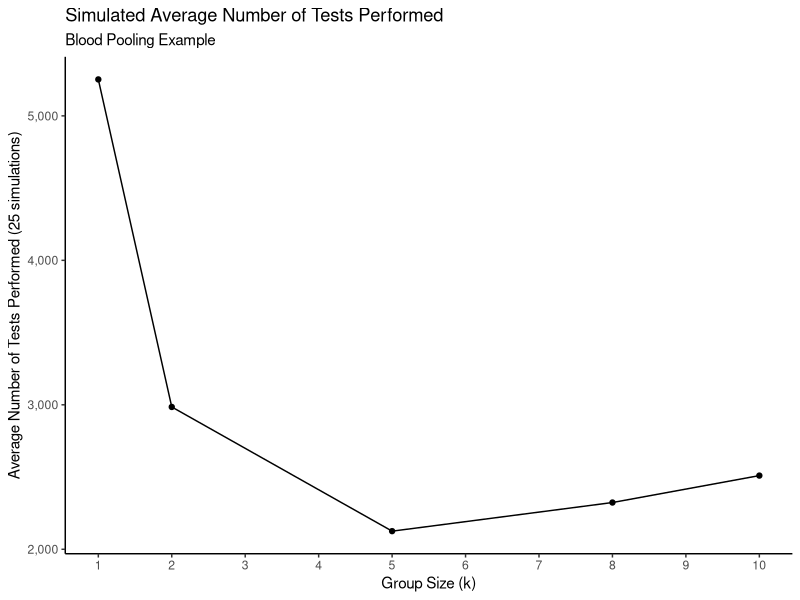

Generate this figure with R:
## ---- chunk 1
knitr::opts_chunk$set(echo = TRUE)
## ---- chunk 2
# Load the tidyverse packages
suppressMessages({
  suppressWarnings({
    library(tidyverse)
  })
})
## ---- chunk 3

# Function to perform one experiment
perform_one_experiment_basic <- function(k,N=5000,p=0.05) {
  n <- N / k
  
  # Simulate the population
  popsim <- numeric(N)
  for (i in 1:N) {
    popsim[i] <- rbinom(n = 1,size = 1,prob = p)
  }
  
  # Group them
  groups <- rep(1:n,k)
  
  # Check the disease status of each group
  any_diseased <- numeric(n)
  for (i in 1:N) {
    if (popsim[i] == 1) {
      any_diseased[groups[i]] <- 1
    }
  }
  
  # Count the number of tests performed
  numtests <- 0
  for (i in 1:n) {
    if (any_diseased[i] == 1) {
      numtests <- numtests + (k + 1)
    }
    else {
      numtests <- numtests + 1
    }
  }
  numtests
}

perform_one_experiment_basic(5)



## ---- chunk 4
# Function to check inputs: same as above
# Function to perform one experiment
perform_one_experiment_advanced <- function(k,N=5000,p=0.05) {
  n <- N / k
  data_frame(disease = rbinom(N,1,p),
             group = rep(1:n,k)) %>%
    group_by(group) %>%
    summarize(disease = max(disease)) %>%
    mutate(numtests = k*disease + 1) %>%
    summarize(numtests = sum(numtests)) %>%
    pull(numtests)
}

perform_one_experiment_advanced(5)

## ---- chunk 5
# Two functions to perform B experiments for fixed k and average the result
# 
# Basic
perform_B_experiments_basic <- function(B,k,N=5000,p=0.05) {
  results <- numeric(B)
  for (i in 1:B) {
    results[i] <- perform_one_experiment_basic(k,N,p)
  }
  mean(results)
}

perform_B_experiments_basic(25,5)

# Advanced
perform_B_experiments_advanced <- function(B,k,N=5000,p=0.05) {
  map(1:B,~perform_one_experiment_advanced(k,N,p)) %>%
    reduce(c) %>%
    mean()
}

perform_B_experiments_advanced(25,5)

## ---- chunk 6
# Simulate for valid values of k from 1 to 10:
sim_results <- numeric(5)
k_to_do <- c(1,2,5,8,10)
for (i in 1:length(k_to_do)) {
  sim_results[i] <- perform_B_experiments_basic(25,k_to_do[i])
}
# ggplot needs its input to be a data_frame
sim_results <- data_frame(k = k_to_do,numtests_sim = sim_results)


# Or...
sim_results <- c(1,2,5,8,10) %>%
  map(~data_frame(k = .x,numtests_sim = perform_B_experiments_advanced(25,.x))) %>%
  reduce(bind_rows)

sim_results %>%
  ggplot(aes(x = k,y = numtests_sim,group = 1)) +
  theme_classic() +
  geom_point() + 
  geom_line() +
  labs(title = "Simulated Average Number of Tests Performed",
       subtitle = "Blood Pooling Example",
       x = "Group Size (k)",
       y = "Average Number of Tests Performed (25 simulations)") +
  scale_x_continuous(breaks = 1:10) +
  scale_y_continuous(labels = scales::comma_format())

